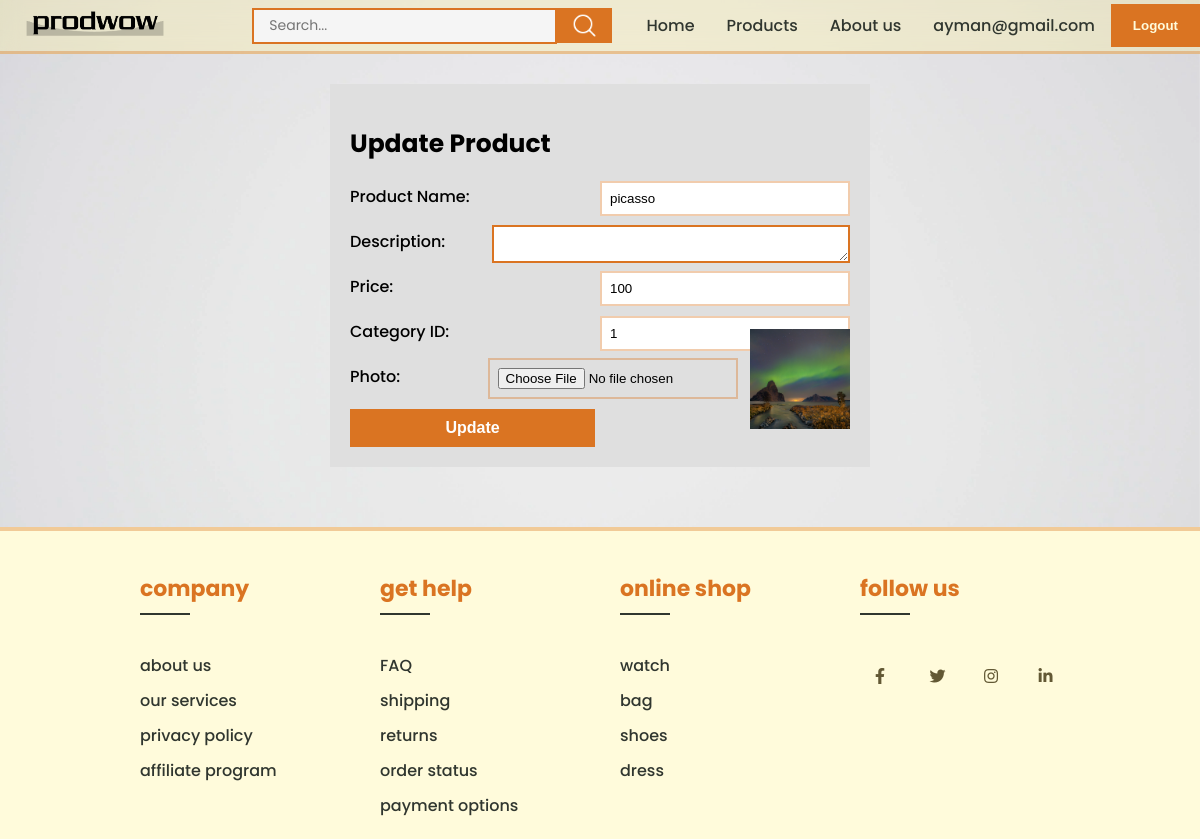
The app's page /updateproduct.php?idProduit=1 (signed in) with its own data.
### tables this page shows
CREATE TABLE `products` (
  `idProduit` int(11) NOT NULL,
  `nom` varchar(255) NOT NULL,
  `photo` varchar(255) NOT NULL,
  `categorieId` int(11) NOT NULL,
  `idSeller` int(11) NOT NULL,
  `prix` float NOT NULL,
  `description` text DEFAULT NULL
);

### updateproduct.php (the view, shortened to what this page needs)
<?php
include('connexion.php');
$idSeller = $_SESSION['userId'];
$idProduit = $_GET['idProduit'];
$stmt = $conn->prepare('SELECT nom, description, prix, photo, categorieId FROM Products WHERE idProduit = ? AND idSeller = ?');
$stmt->bind_param('ii', $idProduit, $idSeller);
$stmt->execute();
$stmt->bind_result($nomProduit, $description, $prix, $photo, $categorieId);
?>
<!DOCTYPE html>
<html lang="en">
<head>
    <?php include("header.php"); ?>
    <link rel="stylesheet" href="productdetails.css">
</head>
<body>
<?php include("navbar.php"); ?>
<div class="container">
    <div class="form">
        <h2>Update Product</h2>
        <form action="updateproduct.php?idProduit=<?php echo $idProduit; ?>" method="POST" enctype="multipart/form-data">
            <div class="form-group">
                <label for="nom">Product Name:</label>
                <input type="text" id="nom" name="nom" value="<?php echo htmlspecialchars($nomProduit); ?>" required>
            </div>
            <div class="form-group">
                <label for="description">Description:</label>
                <textarea id="description" name="description" required><?php echo htmlspecialchars($description); ?></textarea>
            </div>
            <div class="form-group">
                <label for="prix">Price:</label>
                <input type="text" id="prix" name="prix" value="<?php echo htmlspecialchars($prix); ?>" required>
            </div>
            <div class="form-group">
                <label for="categorieId">Category ID:</label>
                <input type="text" id="categorieId" name="categorieId" value="<?php echo htmlspecialchars($categorieId); ?>" required>
            </div>
            <div class="form-group">
                <label for="photo">Photo:</label>
                <input type="file" id="photo" name="photo">
                <?php if (!empty($photo)): ?>
                    <img src="<?php echo htmlspecialchars($photo); ?>" alt="Product Image" width="100">
                <?php endif; ?>
            </div>
            <div class="buttonsection">
                <input type="submit" value="Update">
            </div>
        </form>
    </div>
</div>
<?php include("footer.php"); ?>
</body>
</html>

### styles.css (style rules this page uses)
:root { --color1: #a59132; --color2: #625834; --color3: #30362f; --color4: #fffbdb; --color5: #da7422; --color6: rgb(223, 223, 223); --color1light: #a5923269; --color2light: #62583466; --color3light: #30362f7a; --color4light: #fff4a056; --color5light: #da75225e; }
body { font-family: Arial, sans-serif; font-family: "Poppins", sans-serif; font-weight: 200; font-style: normal; margin: 0; padding: 0; }
.container { background-image: url("img/mainBG.webp"); background-attachment: fixed; background-size: cover; }
.container { width: 100%; height: 100vh; display: flex; align-items: center; justify-content: center; }
.form { background-color: var(--color6); padding: 20px; width: 500px; }
.form h2 { font-size: 25px; }
.form .form-group { margin-bottom: 15px; display: flex; align-items: center; justify-content: space-between; }
label { display: block; margin-bottom: 5px; font-weight: 500; }
.form-group input , .form-group select { width: 250px; padding: 8px; box-sizing: border-box; border: 2px solid var(--color5light); outline: none; }
.buttonsection { display: flex; justify-content: space-between; }
input[type="submit"] ,input[type="reset"], .lockbtn { width: 49%; padding: 10px; background-color: var(--color5); border: none; color: white; font-size: 16px; font-weight: 700; transition: 0.5s; }

### productdetails.css (style rules this page uses)
.container { flex-direction: column !important; height: auto !important; padding-top: 7%; padding-bottom: 5%; gap:50px; }
.form-group { display: flex; flex-direction: row; height: 30px; }
.form-group label { width:25%; }
.form-group textarea { border: 2px solid var(--color5); width: 70%; }

### records on screen
products: nom "picasso", prix "100", categorieId "1", photo (picture)

### other values on screen
$_SESSION['email'] "ayman@gmail.com"
